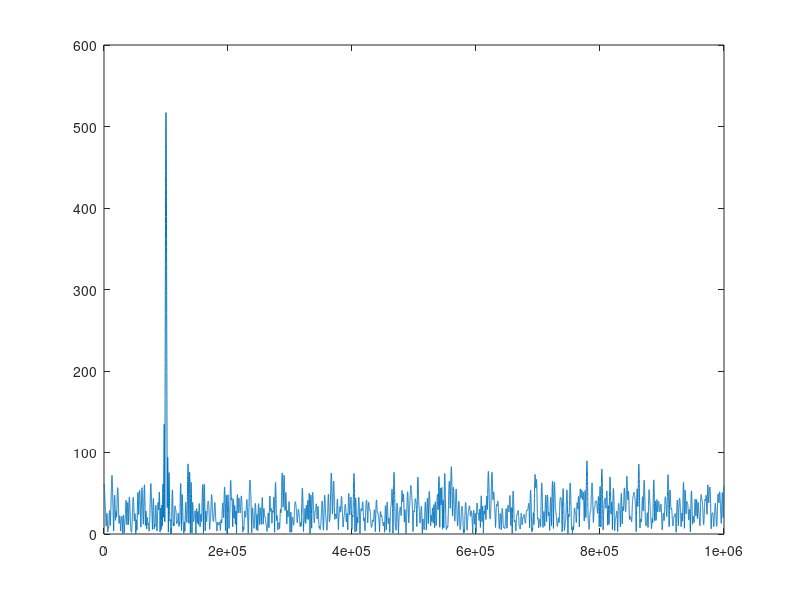

Reproduce this figure in MATLAB. (Note: this script raises an error after producing the figure.)
A = 1;
phase = pi/8;
f0 = 10^5;
omega_0 = 2*pi*f0;
Fs = 10^6;
T = 1/Fs;

N = 513;
noise_var = 1;

signal = A*exp(1i*(omega_0*[1:N]*T + phase));
noise = normrnd(0, noise_var, 1, N) + 1i*normrnd(0, noise_var, 1, N);
x = signal + noise;

x_fft = fft(x, 2^15);


[peak, pos] = max(abs(x_fft));
freqs = [0:Fs/(length(x_fft)-1):Fs];
plot(freqs, abs(x_fft));
omega_0_est = freqs(pos);
fprintf('Estimated omega_0: %f\nCRLB: %f', omega_0_est, var_freq(noise_var, A, T, N));

function snr = SNR(A, sigma)
    snr = A^2/(2*sigma^2);
end

function omega = var_freq(sigma, A, T, N) 
omega = 12*sigma^2 /(A^2 * T^2 * N * (N^2 - 1));
end
function phase = get_phase(sigma, n0, A, N) 
       P = make_P(N);
       Q = make_Q(N);
       phase = var_phase(sigma, n0, N, P, Q, A);
end
function phase = var_phase(sigma, n0, N, P, Q, A)
    phase = 12*sigma^2*(n0^2*N + 2*n0*P + Q)/(A^2*N^2*(N^2 - 1));
end
function P = make_P(N)
    P = N*(N-1)/2;
end
function Q = make_Q(N)
    Q = N*(N-1)*(2*N-1)/6;
end
function n0 = best_n0(N)
    n0 = make_no(make_P(N), N);
end
function n0 = make_n0(P, N)
    n0 = -P/N;
end